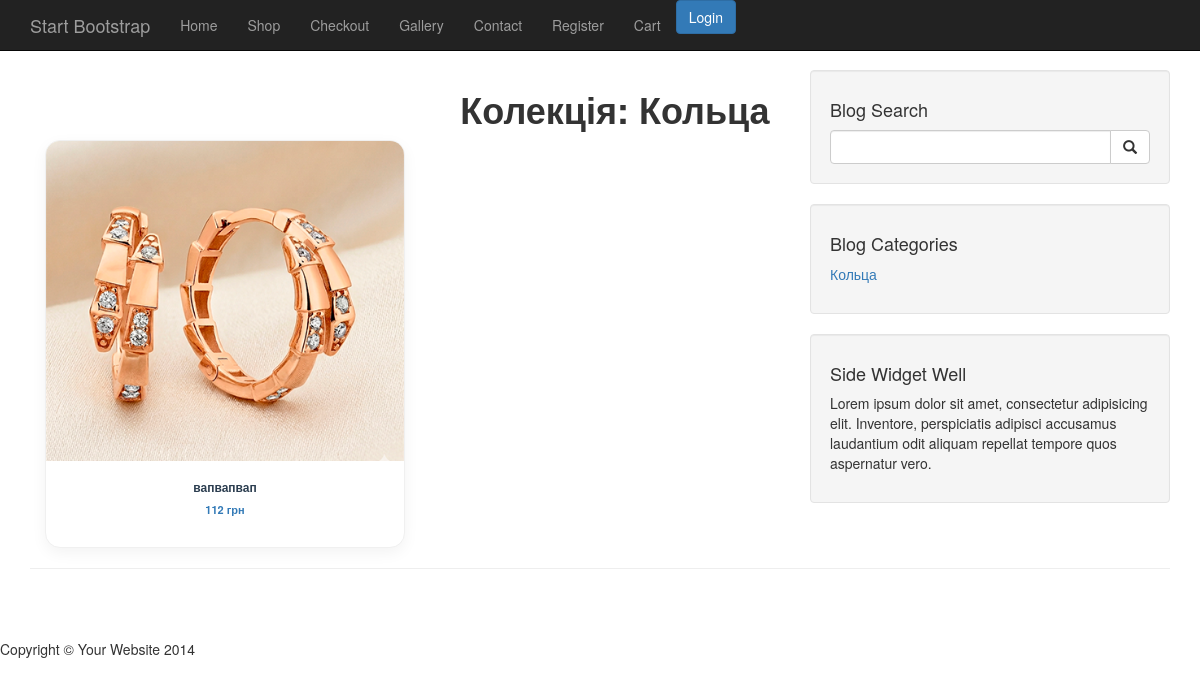
/shop/category/kolca/, run on the app's committed database.
### shop/models.py (models this page shows, shortened)
class Category(models.Model):
    title = models.CharField(max_length=255)
    image = models.ImageField(upload_to='shop/categories/')
    thumbnail = models.ImageField(upload_to='shop/categories/thumbnails/', blank=True)
    uploaded_at = models.DateTimeField(auto_now_add=True)
    slug = models.SlugField(max_length=120, unique=False, blank=True, null=True)
    def __str__(self):
        return self.title

class Product(models.Model):
    title = models.TextField()
    images = models.ImageField(upload_to='shop/products/')
    thumbnail = models.ImageField(upload_to='shop/products/thumbnails/', blank=True)
    uploaded_at = models.DateTimeField(auto_now_add=True)
    price = models.IntegerField()
    category = models.ForeignKey(Category, on_delete=models.CASCADE)
    about = models.TextField()
    slug = models.SlugField(max_length=120, unique=False, blank=True, null=True)

### shop/views.py (the view)
# urls.py: path('category/<slug:slug>/', views.category, name="category"),
def category(request, slug):
    category_obj = get_object_or_404(Category, slug=slug)
    products = Product.objects.filter(category=category_obj).order_by('-uploaded_at')
    categories = Category.objects.all()
    context = {
        'category': category_obj,
        'products': products,
        'categories': categories,
    }
    return render(request, 'shop/shop.html', context)

### shop/context_processors.py (called while the page is built)
def categorys_processor(request):
    categories = Category.objects.all()
    return {'categories': categories}

### templates/shop/shop.html (shortened to what this page needs)
{% extends "layout/shop_layout.html" %}
{% block content %}
<div class="container mt-5">
    {% if category %}
        <h1 class="text-center mb-5" style="font-weight: 700; color: #333;">Колекція: {{ category.title }}</h1>
        <div class="row">
            {% for product in products %}
            <div class="col-md-4 col-sm-6 mb-4">
                <div class="category-card">
                    <a href="{% url 'shop:product' product.slug %}">
                        <div class="category-image-wrapper">
                        </div>
                    </a>
                    <div class="category-info">
                        <h3>{{ product.title }}</h3>
                        <p class="text-primary" style="font-weight: 600; font-size: 1.1rem;">{{ product.price }} грн</p>
                    </div>
                </div>
            </div>
            {% empty %}
            <div class="col-12 text-center">
                <p>У цій колекції поки що немає товарів.</p>
                <a href="{% url 'shop:shop' %}" class="btn btn-outline-dark mt-3">Назад до категорій</a>
            </div>
            {% endfor %}
        </div>
    {% endif %}
</div>
{% endblock %}

### templates/layout/shop_layout.html
{% extends "base.html" %}
{% block main %}
    <div class="container">
        <div class="row">
            <div class="col-md-8">
                {% block content%}
                {% endblock %}
            </div>
            <div class="col-md-4">
                <div class="well">
                    <h4>Blog Search</h4>
                    <form class="input-group" method="GET" action="{% url 'search' %}">
                        <input type="search" name="query" class="form-control">
                        <span class="input-group-btn">
                            <button class="btn btn-default" type="submit">
                                <span class="glyphicon glyphicon-search"></span>
                        </button>
                        </span>
                    </form>
                </div>
                <div class="well">
                    <h4>Blog Categories</h4>
                    <div class="row">
                        <div class="col-lg-6">
                            <ul class="list-unstyled">
                                {% for c in categories %}
                                <li><a href="#">{{ c }}</a>
                                </li>
                                {% endfor %}
                            </ul>
                        </div>
                    </div>
                </div>
                <div class="well">
                    <h4>Side Widget Well</h4>
                    <p>Lorem ipsum dolor sit amet, consectetur adipisicing elit. Inventore, perspiciatis adipisci accusamus laudantium odit aliquam repellat tempore quos aspernatur vero.</p>
                </div>
            </div>
        </div>
        <hr>
    </div>
{% endblock %}

### static/blog/css/blog-home.css (style rules this page uses)
body { padding-top: 70px; }

### templates/shop/shop.html (style rules this page uses)
.category-card { background: #fff; border-radius: 15px; overflow: hidden; box-shadow: 0 5px 15px rgba(0,0,0,0.05); transition: all 0.3s ease; border: 1px solid #f0f0f0; height: 100%; display: flex; flex-direction: column; }
.category-image-wrapper { position: relative; height: 320px; overflow: hidden; background-color: #f8f9fa; }
.category-info { padding: 20px; text-align: center; flex-grow: 1; display: flex; flex-direction: column; justify-content: center; }
.category-info h3 { margin: 0 0 8px 0; font-size: 1.2rem; color: #2c3e50; font-weight: 600; }
a { text-decoration: none !important; }

### data on the page
Category: title "Кольца"
Product: title "вапвапвап", price "112"
